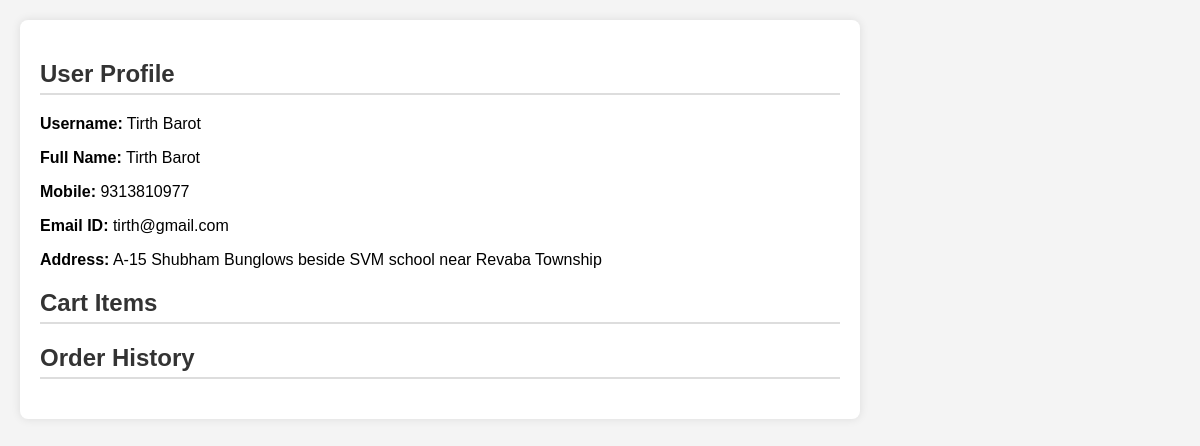
/oms/Frontend/user/profile.php?uid=1, run on the app's committed database.
### tables this page shows
CREATE TABLE `registration` (
  `uid` int(11) NOT NULL,
  `uname` varchar(30) DEFAULT NULL,
  `full_name` varchar(60) NOT NULL,
  `upass` varchar(20) NOT NULL,
  `mobile` bigint(20) NOT NULL,
  `email_id` varchar(20) DEFAULT NULL,
  `address` varchar(100) DEFAULT NULL
);

### oms/Frontend/user/profile.php (the view, shortened to what this page needs)
<?php
include('../../Backend/connection.php');
$uid = intval($_GET['uid']);
$sql = "SELECT uname, full_name, mobile, email_id, address FROM registration WHERE uid = ?";
$stmt = $conn->prepare($sql);
$stmt->bind_param("i", $uid);
$stmt->execute();
$user = $stmt->get_result()->fetch_assoc();
?>
<!DOCTYPE html>
<html lang="en">
<head>
</head>
<body>
    <div class="container">
        <h2>User Profile</h2>
        <?php if ($user): ?>
            <div class="section">
                <p><strong>Username:</strong> <?php echo htmlspecialchars($user['uname']); ?></p>
                <p><strong>Full Name:</strong> <?php echo htmlspecialchars($user['full_name']); ?></p>
                <p><strong>Mobile:</strong> <?php echo htmlspecialchars($user['mobile']); ?></p>
                <p><strong>Email ID:</strong> <?php echo htmlspecialchars($user['email_id']); ?></p>
                <p><strong>Address:</strong> <?php echo htmlspecialchars($user['address']); ?></p>
            </div>
        <?php else: ?>
            <p>User not found.</p>
        <?php endif; ?>
        <h2>Cart Items</h2>
        <h2>Order History</h2>
    </div>
</body>
</html>

### oms/Frontend/user/profile.php (style rules this page uses)
body { font-family: Arial, sans-serif; background-color: #f4f4f4; margin: 0; padding: 20px; }
.container { max-width: 800px; background: white; padding: 20px; border-radius: 8px; box-shadow: 0px 0px 10px rgba(0, 0, 0, 0.1); }
h2 { color: #333; border-bottom: 2px solid #ddd; padding-bottom: 5px; }
.section { margin-bottom: 20px; }
.section p, .section img { margin-bottom: 10px; }

### data on the page
registration: uname "Tirth Barot", full_name "Tirth Barot", mobile "9313810977", email "tirth@gmail.com", address "A-15 Shubham Bunglows beside SVM school near Revaba Township"
